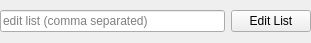
<?xml version="1.0" encoding="UTF-8"?>
<ui version="4.0">
 <class>ListField</class>
 <widget class="QWidget" name="ListField">
  <property name="geometry">
   <rect>
    <x>0</x>
    <y>0</y>
    <width>311</width>
    <height>43</height>
   </rect>
  </property>
  <property name="windowTitle">
   <string>ListField</string>
  </property>
  <layout class="QHBoxLayout" name="horizontalLayout">
   <property name="spacing">
    <number>6</number>
   </property>
   <property name="sizeConstraint">
    <enum>QLayout::SizeConstraint::SetMinimumSize</enum>
   </property>
   <property name="leftMargin">
    <number>0</number>
   </property>
   <property name="topMargin">
    <number>0</number>
   </property>
   <property name="rightMargin">
    <number>0</number>
   </property>
   <property name="bottomMargin">
    <number>0</number>
   </property>
   <item>
    <widget class="MapStringEdit" name="stringEdit">
     <property name="toolTip">
      <string>&lt;html&gt;&lt;head/&gt;&lt;body&gt;&lt;p&gt;edit list (comma separated)&lt;/p&gt;&lt;/body&gt;&lt;/html&gt;</string>
     </property>
     <property name="placeholderText">
      <string>edit list (comma separated)</string>
     </property>
    </widget>
   </item>
   <item>
    <widget class="ListEditButton" name="listEdit">
     <property name="text">
      <string>Edit List</string>
     </property>
    </widget>
   </item>
  </layout>
 </widget>
 <customwidgets>
  <customwidget>
   <class>MapStringEdit</class>
   <extends>QLineEdit</extends>
   <header>MapStringEdit.h</header>
  </customwidget>
  <customwidget>
   <class>ListEditButton</class>
   <extends>QPushButton</extends>
   <header>ListEditButton.h</header>
  </customwidget>
 </customwidgets>
 <resources/>
 <connections/>
</ui>
